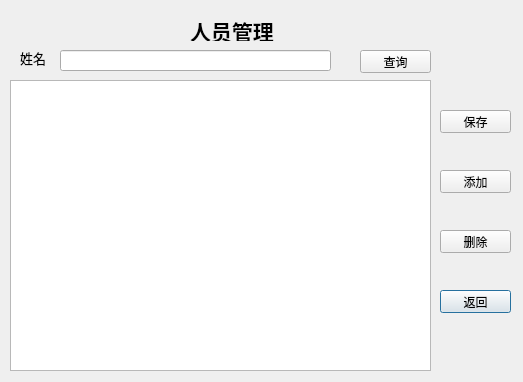
<?xml version="1.0" encoding="UTF-8"?>
<ui version="4.0">
 <class>rygl</class>
 <widget class="QDialog" name="rygl">
  <property name="geometry">
   <rect>
    <x>0</x>
    <y>0</y>
    <width>523</width>
    <height>382</height>
   </rect>
  </property>
  <property name="windowTitle">
   <string>人员管理</string>
  </property>
  <widget class="QPushButton" name="pbback">
   <property name="geometry">
    <rect>
     <x>440</x>
     <y>290</y>
     <width>71</width>
     <height>23</height>
    </rect>
   </property>
   <property name="text">
    <string>返回</string>
   </property>
  </widget>
  <widget class="QLineEdit" name="getvalue">
   <property name="geometry">
    <rect>
     <x>60</x>
     <y>50</y>
     <width>271</width>
     <height>21</height>
    </rect>
   </property>
  </widget>
  <widget class="QPushButton" name="pbsave">
   <property name="geometry">
    <rect>
     <x>440</x>
     <y>110</y>
     <width>71</width>
     <height>23</height>
    </rect>
   </property>
   <property name="text">
    <string>保存</string>
   </property>
  </widget>
  <widget class="QPushButton" name="pbdelete">
   <property name="geometry">
    <rect>
     <x>440</x>
     <y>230</y>
     <width>71</width>
     <height>23</height>
    </rect>
   </property>
   <property name="text">
    <string>删除</string>
   </property>
  </widget>
  <widget class="QLabel" name="label">
   <property name="geometry">
    <rect>
     <x>190</x>
     <y>20</y>
     <width>131</width>
     <height>21</height>
    </rect>
   </property>
   <property name="font">
    <font>
     <family>幼圆</family>
     <pointsize>16</pointsize>
     <weight>75</weight>
     <bold>true</bold>
    </font>
   </property>
   <property name="text">
    <string>人员管理</string>
   </property>
  </widget>
  <widget class="QTableView" name="tv">
   <property name="geometry">
    <rect>
     <x>10</x>
     <y>80</y>
     <width>421</width>
     <height>291</height>
    </rect>
   </property>
  </widget>
  <widget class="QLabel" name="label_2">
   <property name="geometry">
    <rect>
     <x>20</x>
     <y>50</y>
     <width>41</width>
     <height>16</height>
    </rect>
   </property>
   <property name="font">
    <font>
     <family>黑体</family>
     <pointsize>10</pointsize>
     <weight>50</weight>
     <bold>false</bold>
    </font>
   </property>
   <property name="text">
    <string>姓名</string>
   </property>
  </widget>
  <widget class="QPushButton" name="pbfind">
   <property name="geometry">
    <rect>
     <x>360</x>
     <y>50</y>
     <width>71</width>
     <height>23</height>
    </rect>
   </property>
   <property name="text">
    <string>查询</string>
   </property>
  </widget>
  <widget class="QPushButton" name="pbadd">
   <property name="geometry">
    <rect>
     <x>440</x>
     <y>170</y>
     <width>71</width>
     <height>23</height>
    </rect>
   </property>
   <property name="text">
    <string>添加</string>
   </property>
  </widget>
 </widget>
 <resources/>
 <connections/>
</ui>
